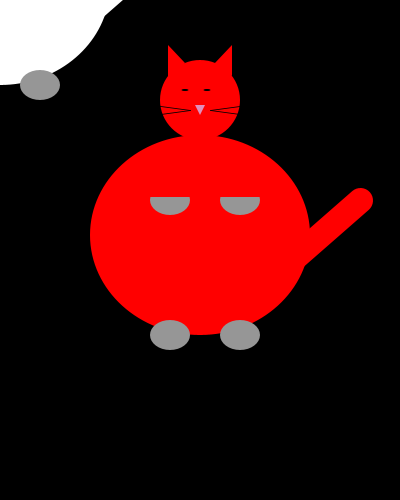
Frame 1 (no input)
Frame 60 (the mouse pressed at the canvas centre just before this capture): identical to frame 1, image omitted
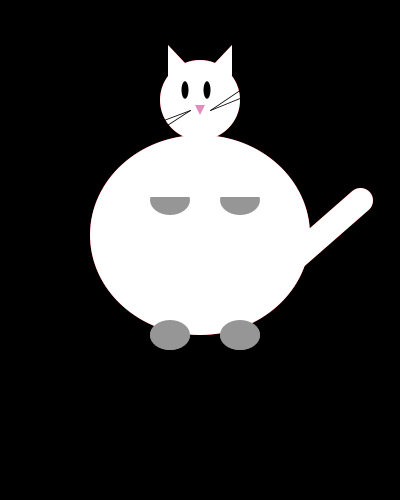
Frame 120 (the mouse held since frame 60 and released just before this capture)

The Processing sketch that drew these frames (run headless with seeded random() and noise(); from frame 60 on, the mouse is pressed at the canvas centre):

// Processing sketch: processing_54949
// ── processing_54949.pde

// Ryanne Hollies
// PS2-6

Cat cat;
Cat cat2;

void setup() {
  size(400, 500);
  smooth();
  cat = new Cat(width/2, height/2, color(255, 0, 0), .3); 
  cat2 = new Cat(0, 0, color(255), 2.5);
  }

void draw() {
  background(0);
  cat.display();
  
  
  cat2.display();
  cat2.x = mouseX;
  cat2.y = mouseY;
  }

//--------------------------------------------------------------------

void mouseDragged () {
 fill(mouseX, mouseY, 255, 10);
  }

//--------------------------------------------------------------------

class Cat {
  float x;
  float y;
  color c;
  float eyes;
  
  Cat(float x2, float y2, color c2, float e) {

  x = x2;
  y = y2;
  c = c2;
  eyes = e;
  
  }
  
void display() {  
  //head
  fill(c);
  noStroke();
  ellipse(x, y-150, 80, 80);

 
 //left ear
  fill(c);
  noStroke();
  triangle(x-32, y-170, x-15, y-187, x-32, y-205);


// right ear
 fill(c);
 noStroke();
 triangle(x+32, y-174, x+14, y-186, x+32, y-205); 
 
 //body
 
 fill(c);
 ellipse(x, y-15, 220, 200);
 fill(150);
 ellipse(x-30, y+85, 40, 30);
 ellipse(x+40, y+85, 40, 30);
 
 
 //left paw
 ellipse(x-30, y-50, 40, 30);
 fill(c);
 rectMode(CENTER);
 rect(x-30, y-68, 40, 30);

// right paw
 fill(150); 
 ellipse(x+40, y-50, 40, 30); 
 fill(c);
 rectMode(CENTER);
 rect(x+40, y-68, 40, 30);

 // tail
 stroke(c);
 strokeWeight(25);
 line(x+80, y+20, x+160, y-50);
 
 //eyes and nose
 noStroke();
 fill(0);
 ellipse(x-15, y-160, 7, 7*eyes);
 ellipse(x+7, y-160, 7, 7*eyes);
 noStroke();
 fill(224, 143, 188);
 triangle(x-5, y-145, x, y-135, x+5, y-145);

//whiskers
 float w = 0;
 if (mousePressed) w = map(0, mouseY, -20, height/30, 20);
 stroke(0);
 strokeWeight(.8);
 line(x-10, y-140, x-47, y-145 + w);
 line(x-10, y-140, x-47, y-135 + w);
 line (x+10, y-140, x+47, y-145 - w);
 line(x+10, y-140, x+47, y-135 - w);
  }
}
